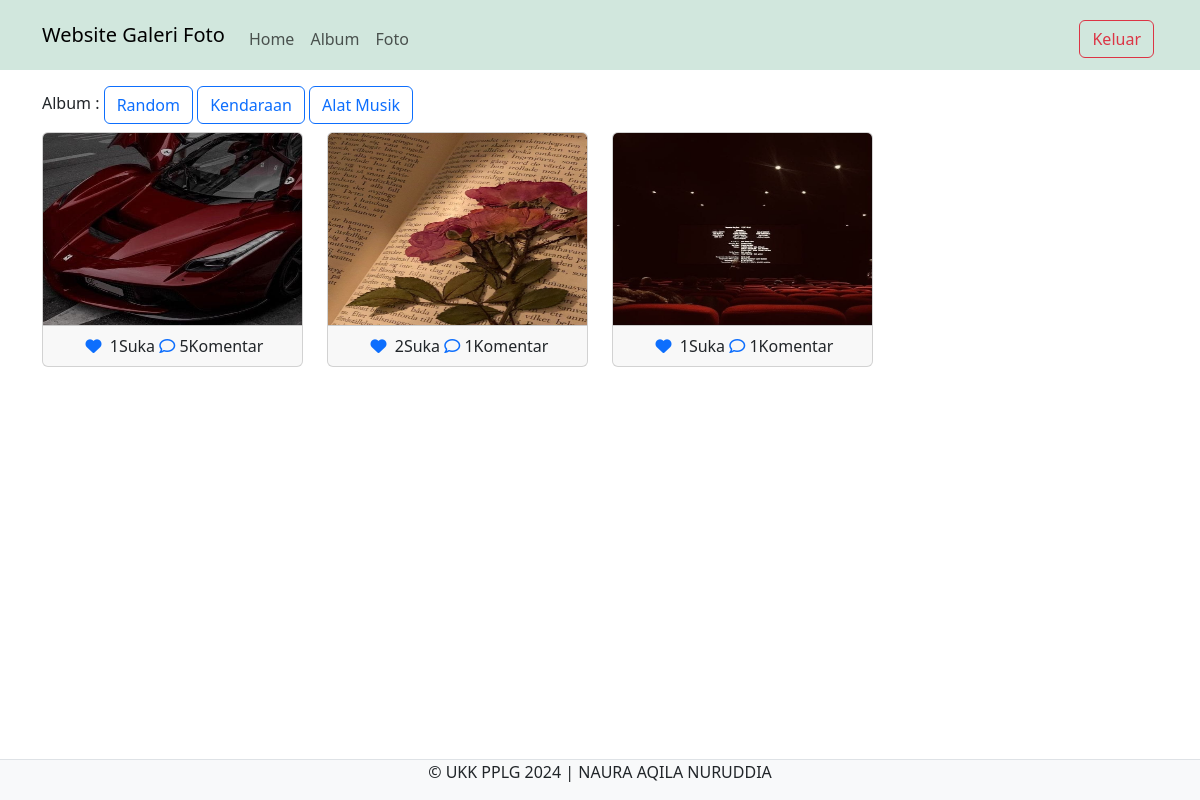
The page /ukk_naura/admin/home.php (signed in) on the database its author committed.
### tables this page shows
CREATE TABLE `album` (
  `albumid` int(11) NOT NULL,
  `namaalbum` varchar(255) NOT NULL,
  `deskripsi` text NOT NULL,
  `tanggalbuat` date NOT NULL,
  `userid` int(11) NOT NULL
);

CREATE TABLE `foto` (
  `fotoid` int(11) NOT NULL,
  `judulfoto` varchar(255) NOT NULL,
  `deskripsifoto` text NOT NULL,
  `tanggalunggah` date NOT NULL,
  `lokasifile` varchar(255) NOT NULL,
  `albumid` int(11) NOT NULL,
  `userid` int(11) NOT NULL
);

### ukk_naura/admin/home.php (the view, shortened to what this page needs)
<?php
$userid = $_SESSION['userid'];
include '../config/koneksi.php';
?>
<!DOCTYPE html>
<html lang="en">
<head>
    <link rel="stylesheet" type="text/css" href="../assets/css/bootstrap.min.css">
    <link rel="stylesheet" href="https://cdnjs.cloudflare.com/ajax/libs/font-awesome/6.5.2/css/all.min.css" />
</head>
<body>
    <nav class="navbar navbar-expand-lg bg-success-subtle">
        <div class="container">
            <a class="navbar-brand" href="index.php">Website Galeri Foto</a>
            <div class="collapse navbar-collapse mt-2" id="navbarNavAltMarkup">
                <div class="navbar-nav me-auto">
                    <a href="home.php" class="nav-link">Home</a>
                    <a href="album.php" class="nav-link">Album</a>
                    <a href="foto.php" class="nav-link">Foto</a>
                </div>
                <a href="../config/aksi_logout.php" class="btn btn-outline-danger m-1">Keluar</a>
            </div>
        </div>
    </nav>
    <div class="container mt-3">
        Album :
        <?php
        $album = mysqli_query($koneksi, "SELECT * FROM album WHERE userid='$userid'");
        while ($row = mysqli_fetch_array($album)) { ?>
            <a href="home.php?albumid=<?php echo $row['albumid'] ?>" class="btn btn-outline-primary"><?php echo $row['namaalbum'] ?></a>
        <?php } ?>
        <div class="row">
            <?php
            if (isset($_GET['albumid'])) {
                $albumid = $_GET['albumid'];
                $query = mysqli_query($koneksi, "SELECT * FROM foto WHERE userid='$userid' AND albumid='$albumid'");
                while ($data = mysqli_fetch_array($query)) { ?>
                    <div class="col-md-3 mt-2">
                        <div class="card">
                            <img style="height:12rem;" src="../assets/img/<?php echo $data['lokasifile'] ?>" class="card-img-top" title="<?php echo $data['judulfoto'] ?>">
                            <div class="card-footer text-center">
                                <?php
                                $fotoid = $data['fotoid'];
                                $ceksuka = mysqli_query($koneksi, "SELECT * FROM likefoto WHERE fotoid='$fotoid' AND userid='$userid'");
                                if (mysqli_num_rows($ceksuka) == 1) { ?>
                                    <a href="../config/proses_like.php?fotoid=<?php echo $data['fotoid'] ?>" type="submit" name="batalsuka"><i class="fa fa-heart m-1"></i></a>
                                <?php } else { ?>
                                    <a href="../config/proses_like.php?fotoid=<?php echo $data['fotoid'] ?>" type="submit" name="suka"><i class="fa-regular fa-heart m-1"></i></a>
                                <?php }
                                $like = mysqli_query($koneksi, "SELECT * FROM likefoto WHERE fotoid='$fotoid'");
                                echo mysqli_num_rows($like) . 'Suka';
                                ?>
                                <a href="#"><i class="fa-regular fa-comment"></i></a>
                                <?php
                                $jmlkomen = mysqli_query($koneksi, "SELECT * FROM komentarfoto WHERE fotoid='$fotoid'");
                                echo mysqli_num_rows($jmlkomen) . 'Komentar';
                                ?>
                            </div>
                        </div>
                    </div>
                <?php }
            } else {
                $query = mysqli_query($koneksi, "SELECT * FROM foto WHERE userid='$userid'");
                while ($data = mysqli_fetch_array($query)) {
                ?>
                    <div class="col-md-3 mt-2">
                        <div class="card">
                            <img style="height:12rem;" src="../assets/img/<?php echo $data['lokasifile']; ?>" class="card-img-top" title="<?php echo $data['judulfoto']; ?>">
                            <div class="card-footer text-center">
                                <?php
                                $fotoid = $data['fotoid'];
                                $ceksuka = mysqli_query($koneksi, "SELECT * FROM likefoto WHERE fotoid='$fotoid' AND userid='$userid'");
                                if (mysqli_num_rows($ceksuka) == 1) { ?>
                                    <a href="../config/proses_like.php?fotoid=<?php echo $data['fotoid'] ?>" type="submit" name="batalsuka"><i class="fa fa-heart m-1"></i></a>
                                <?php } else { ?>
                                    <a href="../config/proses_like.php?fotoid=<?php echo $data['fotoid'] ?>" type="submit" name="suka"><i class="fa-regular fa-heart m-1"></i></a>
                                <?php }
                                $like = mysqli_query($koneksi, "SELECT * FROM likefoto WHERE fotoid='$fotoid'");
                                echo mysqli_num_rows($like) . 'Suka';
                                ?>
                                <a href="#"><i class="fa-regular fa-comment"></i></a>
                                <?php
                                $jmlkomen = mysqli_query($koneksi, "SELECT * FROM komentarfoto WHERE fotoid='$fotoid'");
                                echo mysqli_num_rows($jmlkomen) . 'Komentar';
                                ?>
                            </div>
                        </div>
                    </div>
            <?php }
            } ?>
        </div>
    </div>
    <footer class="d-flex justify-content-center border-top mt-3 bg-light fixed-bottom">
        <p>&copy; UKK PPLG 2024 | NAURA AQILA NURUDDIA</p>
    </footer>
</body>
</html>

### rows shown on the page
album: namaalbum "Random"
album: namaalbum "Kendaraan"
album: namaalbum "Alat Musik"
foto: lokasifile (picture), mysqli_num_rows($like) "1", mysqli_num_rows($jmlkomen) "5"
foto: lokasifile (picture), mysqli_num_rows($like) "2", mysqli_num_rows($jmlkomen) "1"
foto: lokasifile+judulfoto (picture), mysqli_num_rows($like) "1", mysqli_num_rows($jmlkomen) "1"
